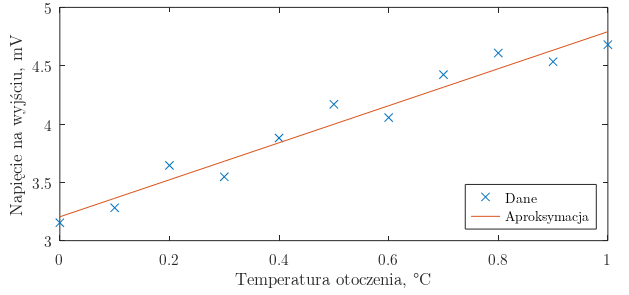

The MATLAB script that drew this image: (Note: this script raises an error after producing the figure.)
# Utwórz nowy wykres (jesli uruchomiono z terminala -- ukryj go)
h = figure('visible', ifelse(isguirunning(), 'on', 'off'));

# Ustaw rozmiar rysunku (dla przykładu 16x7.5 cm)
set(h, "paperunits", "centimeters")
set(h, "papersize", [16 7.5])
set(h, "paperposition", [0, 0, [16 7.5]])

# Ustaw marginesy i rozmiar rysunku (wymaga wprawy)
set(h, "defaultaxesposition", [0.095, 0.185, 0.870, 0.790])

set(h, "defaulttextfontsize", 11) # Ustaw odpowiedni rozmiar czcionki
set(h, "defaultaxesfontsize", 11) # uwaga na błąd w GNU Octave
set(h, "defaulttextfontname", "Latin Modern Roman") # Ustal krój czcionki
set(h, "defaultaxesfontname", "Latin Modern Roman") # jednolity z PDF
set(h, "defaulttextcolor", "black") # Dla pewności ustaw kolor czcionki

# Przygotuj przykładowe dane do narysowania wykresu
x = 0 : 0.1 : 1;                 # Wygeneruj wartośći X
y = 1.55 * x + 3.05;             # Wygeneruj wartości Y
y = y + 0.35*rand(1, length(y)); # Dodaj trochę szumu na pokaz
p = polyfit(x, y, 1);            # Wykonaj dopasowanie do wielomianu
f = x*p(1) + p(2);               # Wyznacz wartości dla aproksymacji

plot(x, y, "x;Dane;", x, f, "-;Aproksymacja;"); # Rysuj wykres
ylabel("Napięcie na wyjściu, mV");              # Ustaw opis osi Y
xlabel("Temperatura otoczenia, °C");            # Ustaw opis osi X
legend('location', 'southeast');                # Ustaw pozycję legendy
xlim([0 1]);                                    # Ustaw zakres osi X
ylim([3 5]);                                    # Ustaw zakres osi Y
set_comma(gca, 'XY');                           # Ustaw separator
grid on;                                        # Załącz siatkę
box on;                                         # Załącz obwódkę

print("../obrazki/plot_demo.svg"); # Zapisz wykres do pliku SVG
